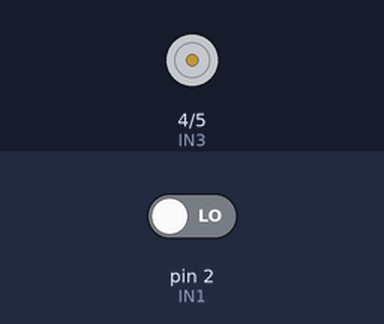
Simulated run of this sketch. Board: Arduino Uno, built with avr-gcc and run on an emulated ATmega328P. Parts: motor-driver pin pairs drawn as motors (green arrow = first pin HIGH = forward, orange = second pin HIGH = backward, longer = more drive). Inputs (shaded band) come from the test bench; at power-on: pin 2 (IN1) LOW.

Above: at 1.2 s.
1.3 s: pin 2 (IN1) driven HIGH
At 2.0 s:
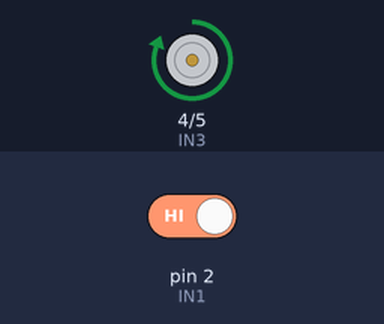
Timing chart, 0 to 4.3 s (numbered marks = the images above; inputs shaded):
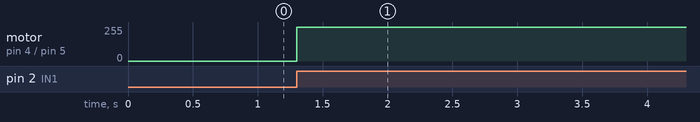

Measured:
- after the input at 1.3 s, motor on pin 4 (IN3) / pin 5 (IN4): stopped → forward 255/255 at once

The sketch:

carrinhoMat.ino
```cpp
const int IN1 = 2; //DADO acelera
const int IN2 = 3; //DADO ré
const int IN3 = 4; //FORWARD
const int IN4 = 5; //FORWARD2


void setup() {

  pinMode(IN1, INPUT);
  pinMode(IN2, INPUT);
  pinMode(IN3, OUTPUT);
  pinMode(IN4, OUTPUT);


Serial.begin(9600);
}

void loop() {
 int var = digitalRead(IN1);
 if(var == HIGH){
   digitalWrite(IN3,HIGH);
   digitalWrite(IN4,LOW);
 }

}
```
